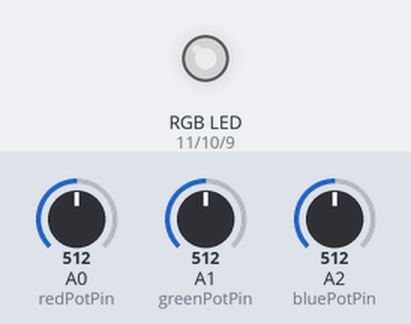
Bench run of a sketch on a simulated Arduino Uno, built with avr-gcc and run on an emulated ATmega328P. On the bench: an RGB LED mixed from three pins (HIGH = lit). Inputs (shaded band) come from the test bench; at power-on: A0 (redPotPin) = 512, A1 (greenPotPin) = 512, A2 (bluePotPin) = 512. Dim RGB values are drawn brighter than linear.

Above: at 1.2 s.
1.3 s: A0 (redPotPin) set to 716
At 2.0 s:
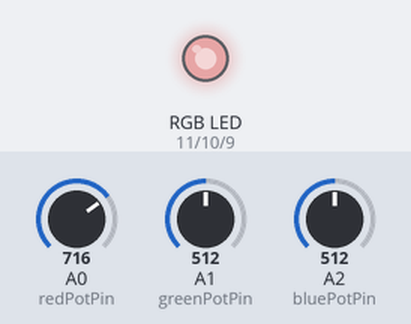
2.8 s: A1 (greenPotPin) set to 716
At 3.2 s:
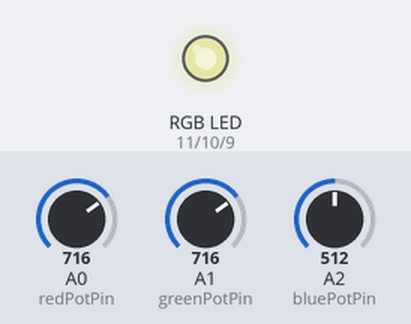
4.3 s: A2 (bluePotPin) set to 716
At 5.5 s:
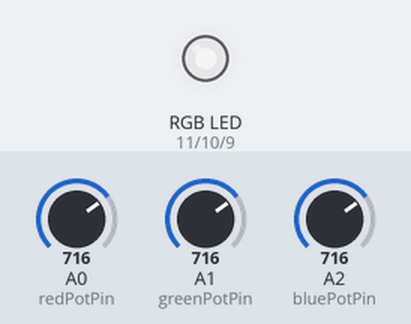
5.8 s: A0 (redPotPin) set to 900
At 6.9 s:
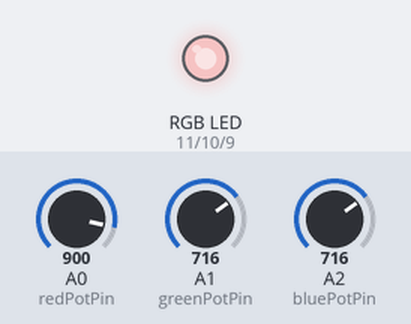
7.3 s: A1 (greenPotPin) set to 900
At 7.7 s:
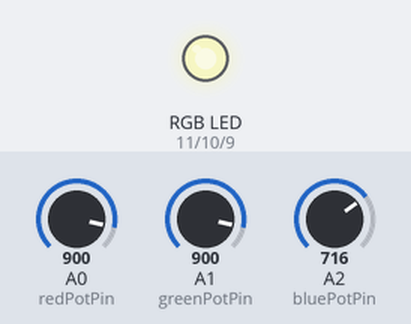
8.8 s: A2 (bluePotPin) set to 900
At 10.2 s:
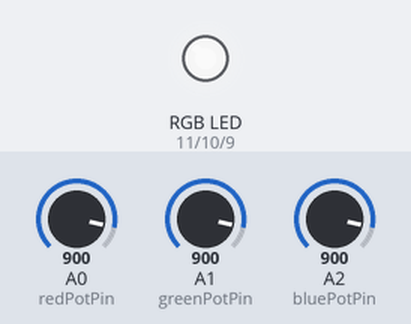
Timing chart, 0 to 11.3 s (numbered marks = the images above; inputs shaded):
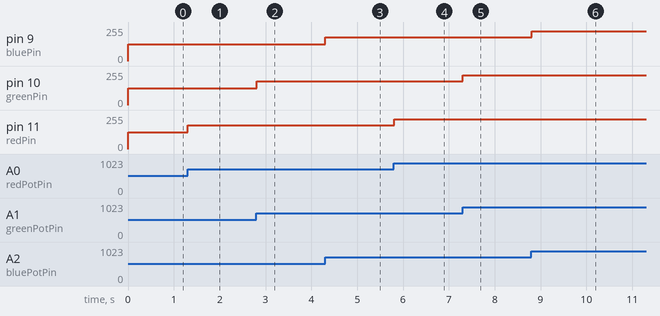

The sketch:

Project_11_RGB_LED_Color_Mixer.ino
```cpp
// Project 11: RGB LED Color Mixer
// Mix colors with an RGB LED and three potentiometers.

int redPin = 11;
int greenPin = 10;
int bluePin = 9;

int redPotPin = A0;
int greenPotPin = A1;
int bluePotPin = A2;

void setup() {
  pinMode(redPin, OUTPUT);
  pinMode(greenPin, OUTPUT);
  pinMode(bluePin, OUTPUT);
}

void loop() {
  int redValue = analogRead(redPotPin);
  int greenValue = analogRead(greenPotPin);
  int blueValue = analogRead(bluePotPin);

  // Map the potentiometer values (0-1023) to the PWM range (0-255)
  redValue = map(redValue, 0, 1023, 0, 255);
  greenValue = map(greenValue, 0, 1023, 0, 255);
  blueValue = map(blueValue, 0, 1023, 0, 255);

  // Set the color
  analogWrite(redPin, redValue);
  analogWrite(greenPin, greenValue);
  analogWrite(bluePin, blueValue);

  delay(10);
}
```

Measured:
- after the input at 1.3 s, pin 11 (redPin): 127/255 → 178/255 at once
- after the input at 2.8 s, pin 10 (greenPin): 127/255 → 178/255 at once
- after the input at 4.3 s, pin 9 (bluePin): 127/255 → 178/255 at once
- after the input at 5.8 s, pin 11 (redPin): 178/255 → 224/255 at once
- after the input at 7.3 s, pin 10 (greenPin): 178/255 → 224/255 at once
- after the input at 8.8 s, pin 9 (bluePin): 178/255 → 224/255 at once
